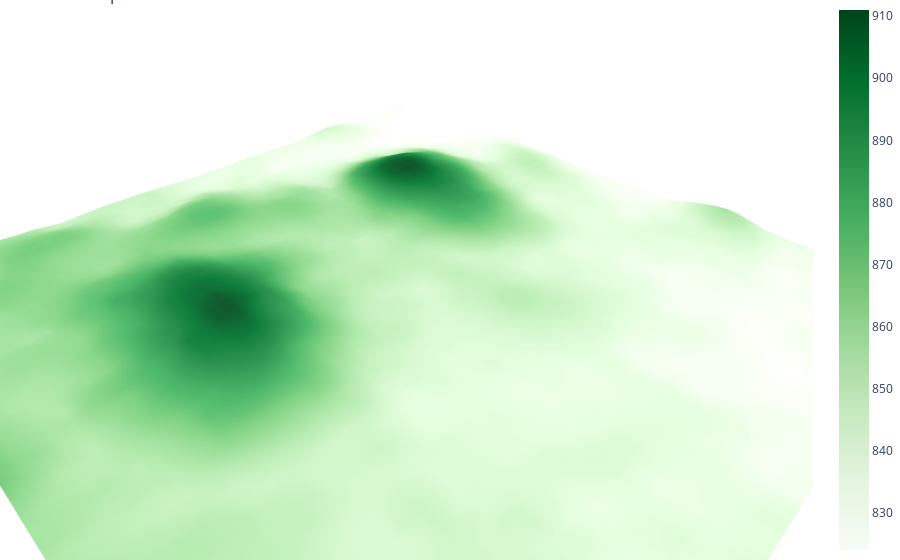

The code cell stored with this chart in its notebook:
### Code cell
Hmap = dataUtils.load_heightmap('/home/data/test1.tif')
dataUtils.display_map(Hmap)

### Figure 1 — Plotly figure (JSON) as saved in the notebook; plotly's stock layout.template omitted (floating-point values rounded to 4 significant figures; data arrays with more than 128 entries replaced by an {"elided": "..."} marker saying what was removed)
{"data": [{"colorscale": [[0, "rgb(247,252,245)"], [0.125, "rgb(229,245,224)"], [0.25, "rgb(199,233,192)"], [0.375, "rgb(161,217,155)"], [0.5, "rgb(116,196,118)"], [0.625, "rgb(65,171,93)"], [0.75, "rgb(35,139,69)"], [0.875, "rgb(0,109,44)"], [1, "rgb(0,68,27)"]], "type": "surface", "x": [0, 30, 60, 90, 120, 150, 180, 210, 240, 270, 300, 330, 360, 390, 420, 450, 480, 510, 540, 570, 600, 630, 660, 690, 720, 750, 780, 810, 840, 870, 900, 930, 960, 990, 1020, 1050, 1080, 1110, 1140, 1170, 1200, 1230, 1260, 1290, 1320, 1350, 1380, 1410, 1440, 1470], "y": [0, 30, 60, 90, 120, 150, 180, 210, 240, 270, 300, 330, 360, 390, 420, 450, 480, 510, 540, 570, 600, 630, 660, 690, 720, 750, 780, 810, 840, 870, 900, 930, 960, 990, 1020, 1050, 1080, 1110, 1140, 1170, 1200, 1230, 1260, 1290, 1320, 1350, 1380, 1410, 1440, 1470], "z": {"elided": "50x50 int values"}}], "layout": {"autosize": true, "margin": {"b": 0, "l": 0, "r": 0, "t": 0}, "scene": {"aspectmode": "data", "xaxis": {"visible": false}, "yaxis": {"visible": false}, "zaxis": {"visible": false}}, "title": {"text": "DEM map"}}}
